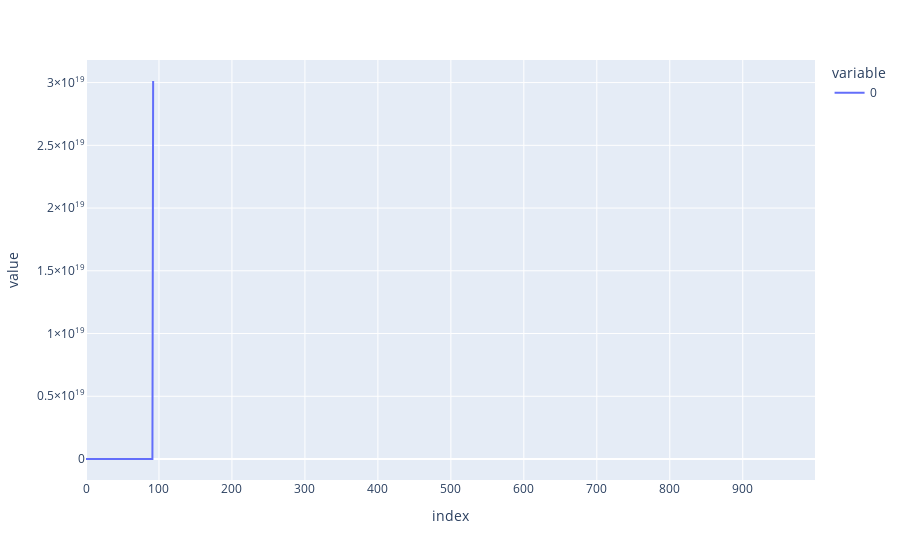

This figure's notebook cell:
### Code cell
# Repeat for SGD_TC --------------------------------- (DUPLICATE OF ABOVE)
importlib.reload(aa)
device = 'cuda'
lr = 0.1
height = 1.0
width = 10

batch_size = 32
max_iterations = 1000
eval_freq = 100
alpha_est_sig_bound = 0.5
nn_list, alphas_list, train_loss_list, acc_list = [], [], [], []

# Specify problem
model = FullyConnected().to(device)
criterion = nn.CrossEntropyLoss()
scale_annealer = lambda progress: 1 - progress

opt_params={'lr': lr, 'height': height, 'width': width, 'n_epochs': max_iterations, 
            'scale_annealer': scale_annealer, 'device': device, 'adjust_dir': True}
opt = aa.SGD_TC(params=model.parameters(), **opt_params)

nns, alphas, train_loss, acc = model_train_analysis(model, opt, criterion, device, 69,
                                                    train_ds, batch_size, max_iterations, eval_freq,
                                                    alpha_est_sig_bound, plot=True)

### Figure 1 — Plotly figure (JSON) as saved in the notebook; plotly's stock layout.template omitted (floating-point values rounded to 4 significant figures; data arrays with more than 128 entries replaced by an {"elided": "..."} marker saying what was removed)
{"data": [{"hovertemplate": "variable=0<br>index=%{x}<br>value=%{y}<extra></extra>", "legendgroup": "0", "line": {"color": "#636efa", "dash": "solid"}, "marker": {"symbol": "circle"}, "mode": "lines", "name": "0", "orientation": "v", "showlegend": true, "type": "scatter", "x": {"elided": "1000 int values"}, "xaxis": "x", "y": {"elided": "1000 float values"}, "yaxis": "y"}], "layout": {"legend": {"title": {"text": "variable"}, "tracegroupgap": 0}, "margin": {"t": 60}, "xaxis": {"anchor": "y", "domain": [0, 1], "title": {"text": "index"}}, "yaxis": {"anchor": "x", "domain": [0, 1], "title": {"text": "value"}}}}
